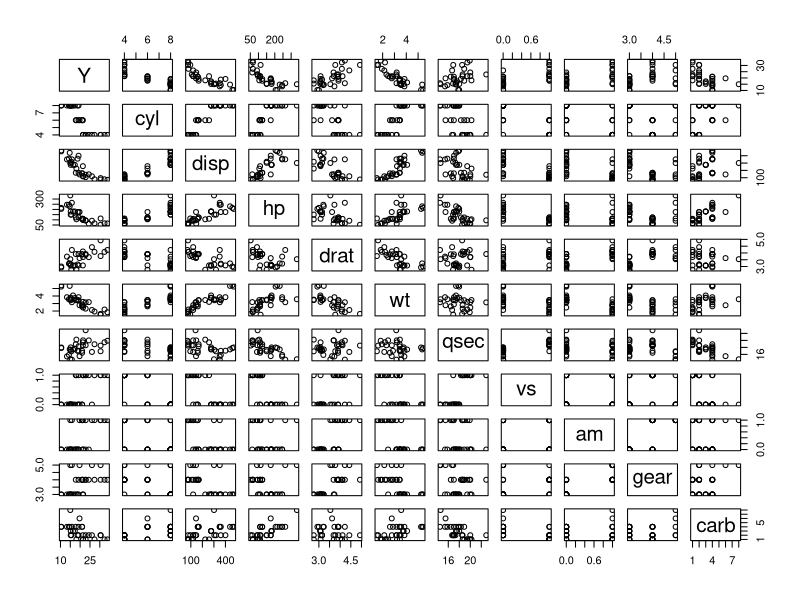
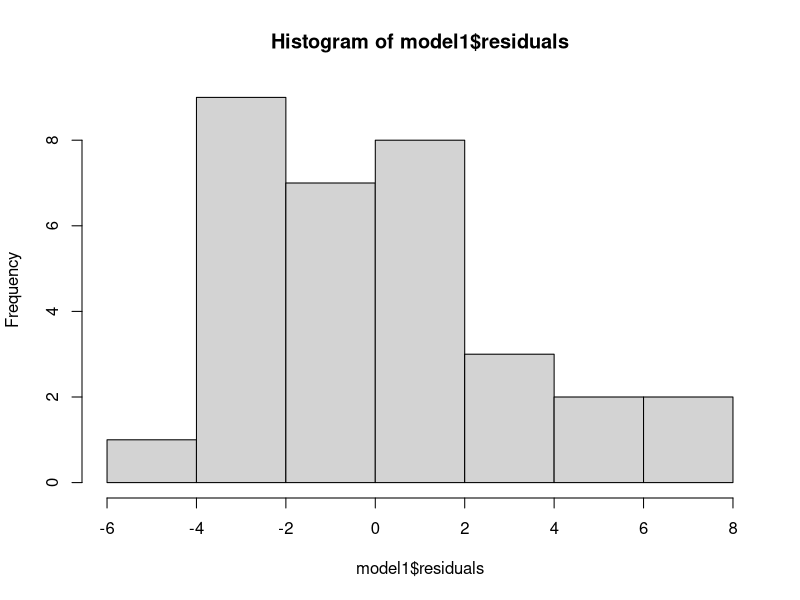
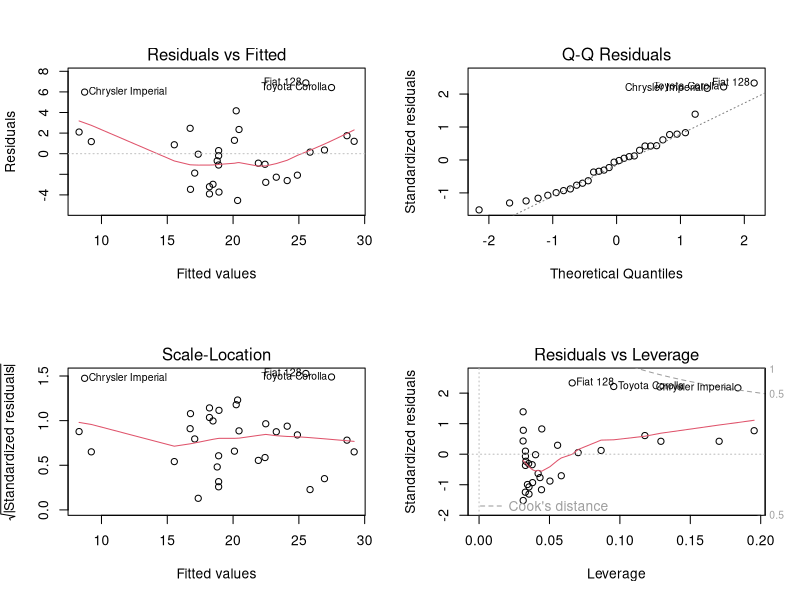
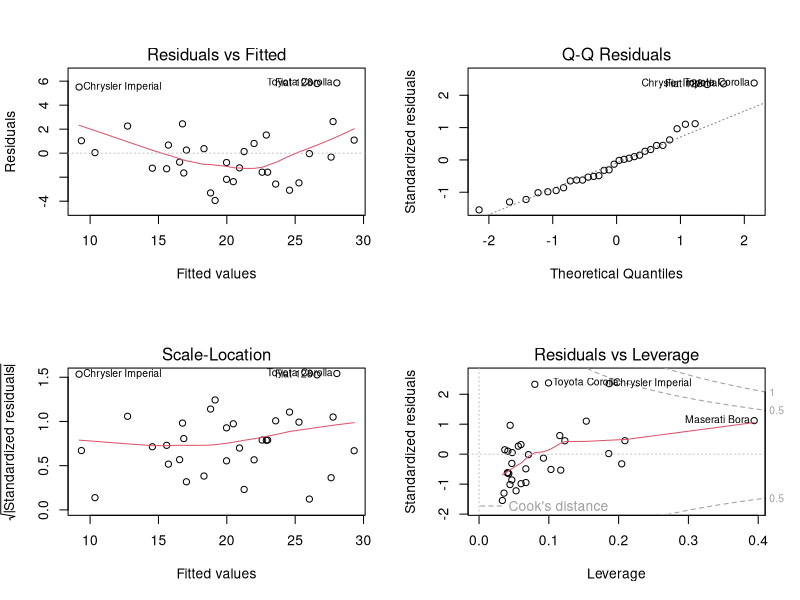
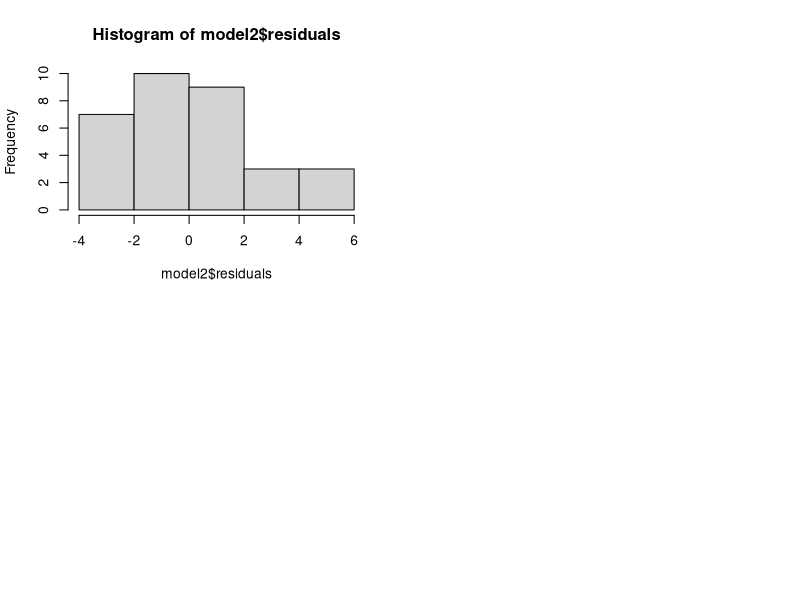

Reproduce these figures in R, in order.
df <- mtcars
#reassigning mtcars dataframe to improve typing speed and consistency

colnames(df)[1] <- "Y"
#reassigning the miles per gallon variable to Y, making explicit that that is our dependent variable of interest

varsMatrix <- matrix(" Y = mpg", ncol = 1)
dimnames(varsMatrix) <-list(rep("", dim(varsMatrix)[1]), rep("", dim(varsMatrix)[2]))
varsMatrix
#a matrix to keep tabs of the variables reassignings

cor(df$Y, df)
#multicollinearity matrix, to determine which independent variable is more apt to start building our model

pairs(df)
#a graphical tool to investigate the correlations between indipendent and dependent variables

varsMatrix1 <- rbind(varsMatrix, "x1 = wt")
colnames(df)[order(cor(df$Y, df))[1]] <- "x1"
df1 <- df[, c(1, order(cor(df$Y, df))[1], 2:(order(cor(df$Y, df))[1]-1), (order(cor(df$Y, df))[1]+1):length(df))]
#reassigning the first indipendent variable to use in the linear model to x1, for typing speed, consistency and avoiding typos

model1 <- lm(Y ~ x1, data = df1)
summary(model1)
#building the model and visualizing the parameters for the goodness of fit

SSTbaseline <- sum((df1$Y - mean(df1$Y))^2)
#Total sum of Squares for the baseline model, seen as the average of the dependent variable (i.e. the indipendent variables have no effect) (chance baseline method)

SSEmodel1 <- sum(model1$residuals^2)
#Sum of Squared Errors of the first model 

R2model1 <- 1 - SSEmodel1/SSTbaseline
#to calculate manually the R^2 parameter, how much variance can the model explain

hist(model1$residuals)
ks.test(model1$residuals, rnorm(length(model1$residuals), mean = 0, sd = sd(model1$residuals)))
#to check if the distribution of the error terms is normal

par(mfrow=c(2,2))
plot(model1)
#checking for eteroscedasticity

cor(df1[c(1:2)], df1[-c(1:2)])
#looking for the second indipendent variable to use in the model, one that is not strongly correlated (>|70|) with the first one

varsMatrix2 <- rbind(varsMatrix1, "x2 = hp")
colnames(df1)[order(cor(df1$Y, df1))[4]] <- "x2"
df2 <- df1[, c(1:2, order(cor(df1$Y, df1))[4], 3:(order(cor(df1$Y, df1))[4]-1), (order(cor(df1$Y, df1))[4]+1):length(df1))]
#reassigning the second indipendent variable to use in the linear model to x2, for typing speed, consistency and avoiding typos

model2 <- lm(Y ~ x1 + x2, data = df2)
summary(model2)
#building the second model and checking the significance of the variables used
R2model1 > summary(model2)$adj.r.squared
#comparing the previous model R^2 with the current model's adjusted R^2 (because the degrees of freedom must account for two indipendet variables)

par(mfrow=c(2,2))
plot(model2)
hist(model2$residuals)
ks.test(model2$residuals, rnorm(length(model2$residuals), mean = 0, sd = sd(model2$residuals)))
#residual analysis and normality check

cor(df2[c(1:3)], df2[-c(1:3)])

varsMatrix3 <- rbind(varsMatrix2, "x3 = am")
colnames(df2)[order(cor(df2$Y, df2))[8]] <- "x3"
df3 <- df2[, c(1:3, order(cor(df2$Y, df2))[8], 4:(order(cor(df2$Y, df2))[8]-1), (order(cor(df2$Y, df2))[8]+1):length(df2))]
model3 <- lm(Y ~ x1 + x2 + x3, data = df3)
summary(model2)$adj.r.squared > summary(model3)$adj.r.squared
summary(model3)$coefficients
linRegModel <- model2
#the adjusted R^2 for model3 is higher than model2's but x3 is not statistically significant, model2 is going to be the model of choice then

newcar <- data.frame(x1 = 5.568, x2 = 150)
predict(linRegModel, newcar)
#we then predict the fuel consumption for a car of choice using our predictive model


